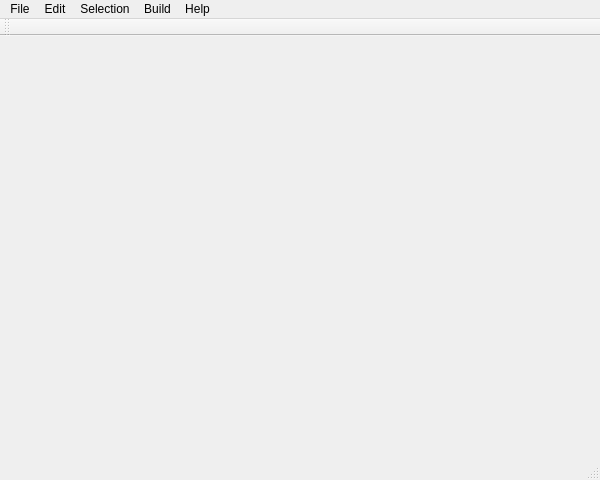
<?xml version="1.0" encoding="UTF-8"?>
<ui version="4.0">
 <class>MainWindow</class>
 <widget class="QMainWindow" name="MainWindow">
  <property name="geometry">
   <rect>
    <x>0</x>
    <y>0</y>
    <width>600</width>
    <height>480</height>
   </rect>
  </property>
  <property name="minimumSize">
   <size>
    <width>400</width>
    <height>300</height>
   </size>
  </property>
  <property name="windowTitle">
   <string>bitmaker</string>
  </property>
  <widget class="QWidget" name="centralWidget"/>
  <widget class="QMenuBar" name="menuBar">
   <property name="geometry">
    <rect>
     <x>0</x>
     <y>0</y>
     <width>600</width>
     <height>22</height>
    </rect>
   </property>
   <widget class="QMenu" name="menuFile">
    <property name="title">
     <string>File</string>
    </property>
    <addaction name="actionNew_Project"/>
    <addaction name="actionOpen_Project"/>
    <addaction name="actionSave_Project"/>
    <addaction name="actionSave_Project_As"/>
    <addaction name="separator"/>
    <addaction name="actionPreferences"/>
    <addaction name="separator"/>
    <addaction name="actionExit_bitmaker"/>
   </widget>
   <widget class="QMenu" name="menuEdit">
    <property name="title">
     <string>Edit</string>
    </property>
    <addaction name="actionUndo"/>
    <addaction name="actionRedo"/>
    <addaction name="separator"/>
    <addaction name="actionCut"/>
    <addaction name="actionCopy"/>
    <addaction name="actionPaste"/>
    <addaction name="separator"/>
   </widget>
   <widget class="QMenu" name="menuSelection">
    <property name="title">
     <string>Selection</string>
    </property>
    <addaction name="actionSelect_all"/>
    <addaction name="actionClear_selection"/>
   </widget>
   <widget class="QMenu" name="menuBuild">
    <property name="title">
     <string>Build</string>
    </property>
    <addaction name="actionBuild_project"/>
    <addaction name="actionBuild_configuration"/>
   </widget>
   <widget class="QMenu" name="menuHelp">
    <property name="title">
     <string>Help</string>
    </property>
    <addaction name="actionDocumentation"/>
    <addaction name="actionHints_and_tips"/>
   </widget>
   <addaction name="menuFile"/>
   <addaction name="menuEdit"/>
   <addaction name="menuSelection"/>
   <addaction name="menuBuild"/>
   <addaction name="menuHelp"/>
  </widget>
  <widget class="QToolBar" name="mainToolBar">
   <attribute name="toolBarArea">
    <enum>TopToolBarArea</enum>
   </attribute>
   <attribute name="toolBarBreak">
    <bool>false</bool>
   </attribute>
  </widget>
  <widget class="QStatusBar" name="statusBar"/>
  <action name="actionNew_Project">
   <property name="text">
    <string>New Project...</string>
   </property>
   <property name="shortcut">
    <string>Ctrl+N</string>
   </property>
  </action>
  <action name="actionOpen_Project">
   <property name="text">
    <string>Open Project...</string>
   </property>
   <property name="shortcut">
    <string>Ctrl+O</string>
   </property>
  </action>
  <action name="actionSave_Project">
   <property name="text">
    <string>Save Project</string>
   </property>
   <property name="shortcut">
    <string>Ctrl+S</string>
   </property>
  </action>
  <action name="actionSave_Project_As">
   <property name="text">
    <string>Save Project As...</string>
   </property>
  </action>
  <action name="actionPreferences">
   <property name="text">
    <string>Preferences</string>
   </property>
  </action>
  <action name="actionExit_bitmaker">
   <property name="text">
    <string>Exit bitmaker</string>
   </property>
  </action>
  <action name="actionUndo">
   <property name="text">
    <string>Undo</string>
   </property>
  </action>
  <action name="actionRedo">
   <property name="text">
    <string>Redo</string>
   </property>
  </action>
  <action name="actionCut">
   <property name="text">
    <string>Cut</string>
   </property>
  </action>
  <action name="actionCopy">
   <property name="text">
    <string>Copy</string>
   </property>
  </action>
  <action name="actionPaste">
   <property name="text">
    <string>Paste</string>
   </property>
  </action>
  <action name="actionSelect_all">
   <property name="text">
    <string>Select all</string>
   </property>
  </action>
  <action name="actionClear_selection">
   <property name="text">
    <string>Clear selection</string>
   </property>
  </action>
  <action name="actionBuild_project">
   <property name="text">
    <string>Build project</string>
   </property>
  </action>
  <action name="actionBuild_configuration">
   <property name="text">
    <string>Build configuration...</string>
   </property>
  </action>
  <action name="actionDocumentation">
   <property name="text">
    <string>Documentation</string>
   </property>
  </action>
  <action name="actionHints_and_tips">
   <property name="text">
    <string>Hints and tips</string>
   </property>
  </action>
 </widget>
 <layoutdefault spacing="6" margin="11"/>
 <resources/>
 <connections/>
</ui>
